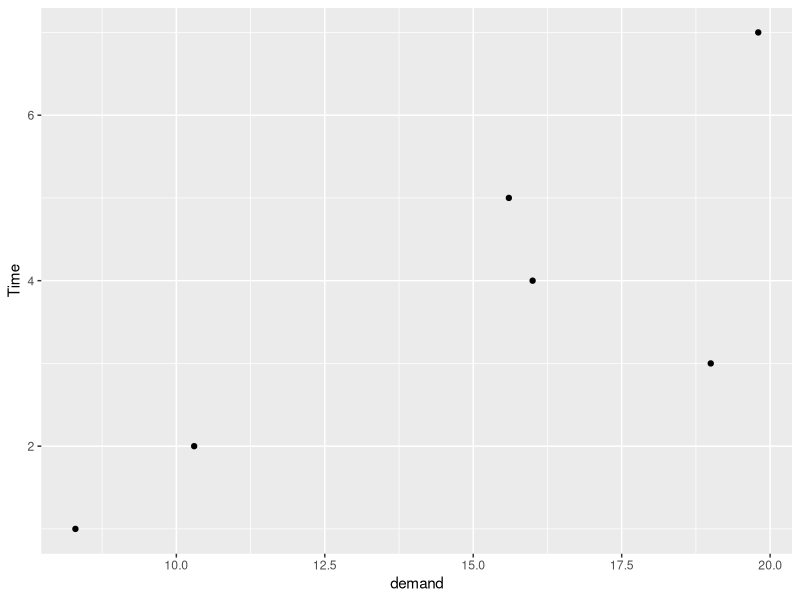

The R source for this figure:
## ---- chunk 1
1 + 1
## ---- chunk 2
library(ggplot2)

BOD |> 
  ggplot(mapping = aes(y = Time, x = demand)) +
  geom_point()
